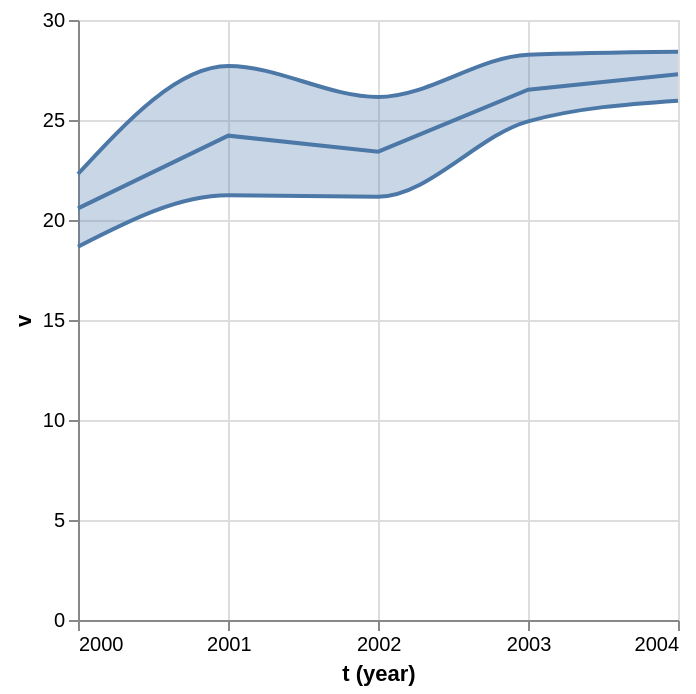

Describe this chart as a Vega-Lite specification.
### Vega-Lite specification from a JSON file in a GitHub repository (floating-point values rounded to 4 significant figures)
{"$schema": "https://vega.github.io/schema/vega-lite/v6.json", "data": {"values": [{"t": "2000-09-16", "v": 16.8, "h": 173}, {"t": "2000-07-10", "v": 22.4, "h": 98}, {"t": "2000-02-13", "v": 18.2, "h": 63}, {"t": "2000-02-10", "v": 20.7, "h": 195}, {"t": "2000-03-18", "v": 23.1, "h": 56}, {"t": "2000-02-13", "v": 22.3, "h": 146}, {"t": "2001-03-14", "v": 27.2, "h": 171}, {"t": "2001-02-11", "v": 20.5, "h": 174}, {"t": "2001-08-17", "v": 20.3, "h": 76}, {"t": "2001-06-14", "v": 22.2, "h": 172}, {"t": "2001-03-18", "v": 31.7, "h": 185}, {"t": "2001-06-12", "v": 23.4, "h": 189}, {"t": "2002-01-18", "v": 22.3, "h": 73}, {"t": "2002-05-18", "v": 29.5, "h": 143}, {"t": "2002-03-15", "v": 24.7, "h": 178}, {"t": "2002-06-13", "v": 19.1, "h": 99}, {"t": "2002-04-16", "v": 23.8, "h": 182}, {"t": "2002-08-15", "v": 21.1, "h": 57}, {"t": "2003-01-14", "v": 23.4, "h": 138}, {"t": "2003-08-15", "v": 26.5, "h": 143}, {"t": "2003-02-13", "v": 29.6, "h": 136}, {"t": "2003-04-17", "v": 28.7, "h": 50}, {"t": "2003-08-15", "v": 26.5, "h": 80}, {"t": "2003-07-13", "v": 24.4, "h": 172}, {"t": "2004-03-16", "v": 28.9, "h": 151}, {"t": "2004-08-16", "v": 24.5, "h": 71}, {"t": "2004-03-12", "v": 28.9, "h": 169}, {"t": "2004-03-19", "v": 28.0, "h": 171}, {"t": "2004-06-12", "v": 26.0, "h": 53}, {"t": "2004-02-18", "v": 27.4, "h": 85}]}, "encoding": {"x": {"field": "t", "timeUnit": "year"}}, "layer": [{"mark": {"type": "errorband", "extent": "ci", "borders": true, "interpolate": "monotone"}, "encoding": {"y": {"field": "v", "type": "quantitative"}}}, {"mark": "line", "encoding": {"y": {"aggregate": "mean", "field": "v"}}}]}
